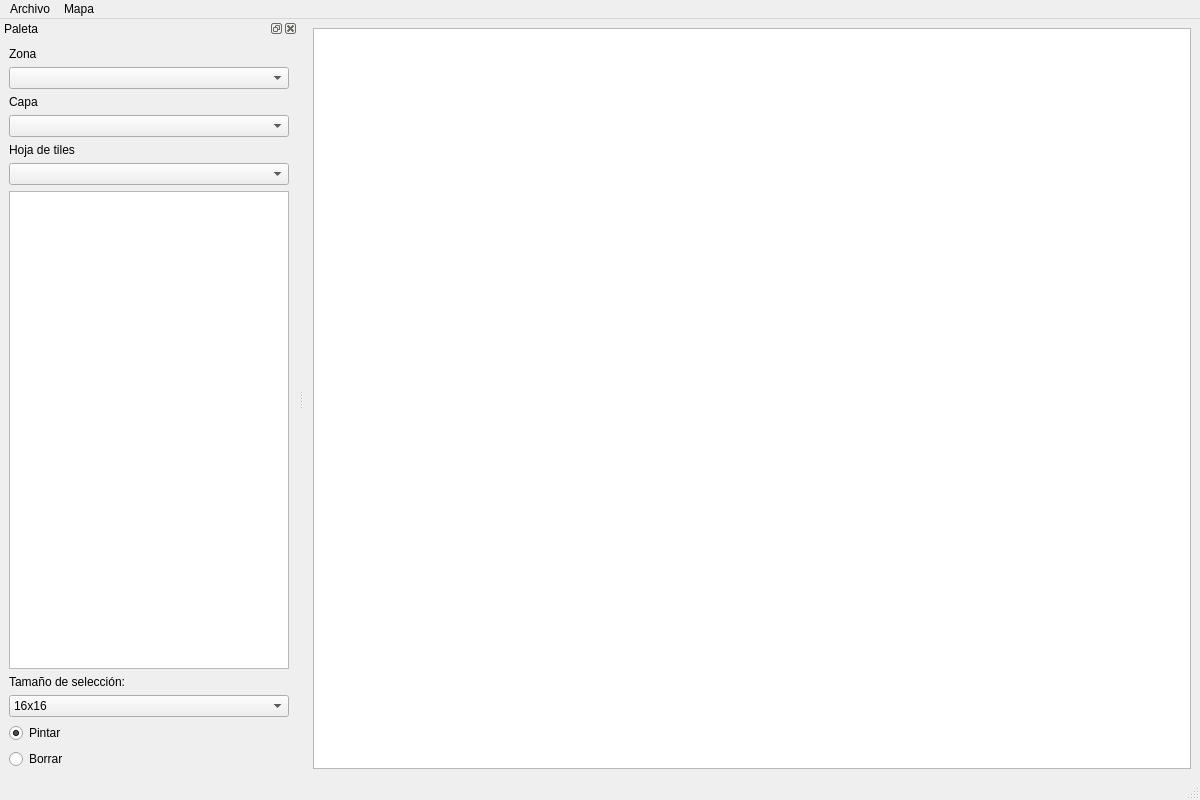
<?xml version="1.0" encoding="UTF-8"?>
<ui version="4.0">
 <class>MainWindow</class>
 <widget class="QMainWindow" name="MainWindow">
  <property name="geometry">
   <rect>
    <x>0</x>
    <y>0</y>
    <width>1200</width>
    <height>800</height>
   </rect>
  </property>
  <property name="windowTitle">
   <string>Editor de mapas</string>
  </property>
  <widget class="QWidget" name="centralwidget">
   <layout class="QVBoxLayout" name="centralLayout">
    <item>
     <widget class="QGraphicsView" name="mapGraphicsView"/>
    </item>
   </layout>
  </widget>
  <widget class="QMenuBar" name="menubar">
   <property name="geometry">
    <rect>
     <x>0</x>
     <y>0</y>
     <width>1200</width>
     <height>19</height>
    </rect>
   </property>
   <widget class="QMenu" name="fileMenu">
    <property name="title">
     <string>Archivo</string>
    </property>
    <addaction name="newAction"/>
    <addaction name="openAction"/>
    <addaction name="saveAction"/>
   </widget>
   <widget class="QMenu" name="mapMenu">
    <property name="title">
     <string>Mapa</string>
    </property>
    <addaction name="validateAction"/>
   </widget>
   <addaction name="fileMenu"/>
   <addaction name="mapMenu"/>
  </widget>
  <widget class="QStatusBar" name="statusbar"/>
  <widget class="QDockWidget" name="paletteDockWidget">
   <property name="windowTitle">
    <string>Paleta</string>
   </property>
   <attribute name="dockWidgetArea">
    <number>1</number>
   </attribute>
   <widget class="QWidget" name="paletteWidget">
    <layout class="QVBoxLayout" name="paletteLayout">
     <item>
      <widget class="QLabel" name="zoneLabel">
       <property name="text">
        <string>Zona</string>
       </property>
      </widget>
     </item>
     <item>
      <widget class="QComboBox" name="zoneComboBox"/>
     </item>
     <item>
      <widget class="QLabel" name="layerLabel">
       <property name="text">
        <string>Capa</string>
       </property>
      </widget>
     </item>
     <item>
      <widget class="QComboBox" name="layerComboBox"/>
     </item>
     <item>
      <widget class="QLabel" name="sheetLabel">
       <property name="text">
        <string>Hoja de tiles</string>
       </property>
      </widget>
     </item>
     <item>
      <widget class="QComboBox" name="sheetComboBox"/>
     </item>
     <item>
      <widget class="QGraphicsView" name="sheetGraphicsView">
       <property name="minimumSize">
        <size>
         <width>280</width>
         <height>280</height>
        </size>
       </property>
      </widget>
     </item>
     <item>
      <widget class="QLabel" name="selectionSizeLabel">
       <property name="text">
        <string>Tamaño de selección:</string>
       </property>
      </widget>
     </item>
     <item>
      <widget class="QComboBox" name="selectionSizeComboBox">
       <item>
        <property name="text">
         <string>16x16</string>
        </property>
       </item>
       <item>
        <property name="text">
         <string>32x32</string>
        </property>
       </item>
       <item>
        <property name="text">
         <string>48x48</string>
        </property>
       </item>
      </widget>
     </item>
     <item>
      <widget class="QRadioButton" name="paintRadioButton">
       <property name="text">
        <string>Pintar</string>
       </property>
       <property name="checked">
        <bool>true</bool>
       </property>
      </widget>
     </item>
     <item>
      <widget class="QRadioButton" name="eraseRadioButton">
       <property name="text">
        <string>Borrar</string>
       </property>
      </widget>
     </item>
    </layout>
   </widget>
  </widget>
  <action name="newAction">
   <property name="text">
    <string>Nuevo</string>
   </property>
  </action>
  <action name="openAction">
   <property name="text">
    <string>Abrir...</string>
   </property>
  </action>
  <action name="saveAction">
   <property name="text">
    <string>Guardar...</string>
   </property>
  </action>
  <action name="validateAction">
   <property name="text">
    <string>Validar</string>
   </property>
  </action>
 </widget>
 <resources/>
 <connections/>
</ui>
